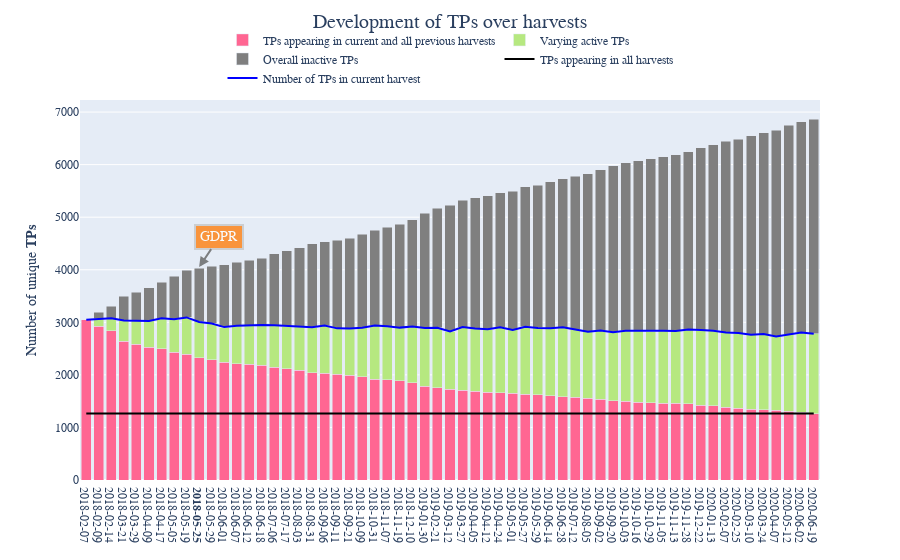

Notebook code for this chart:
### Code cell
# Create a lists
TPs_cat_2 = ['sum_same_active', 'active', 'sum_inactive']#, 'current_TPs'
TPs_cat_names = ['TPs appearing in current and all previous harvests', 
                 'Varying active TPs', 'Overall inactive TPs']
data = []

fig = make_subplots(specs=[[{"secondary_y": True}]])

# Choose a color palette
colors = ['#FF6692', '#B6E880', '#7F7F7F']
palette = cycle(colors)

# Create bars 
for i in range(len(TPs_cat_2)):
    data.append(go.Bar(name=TPs_cat_names[i], x=df_dates['date'], y=df_TPs[TPs_cat_2[i]],
                       marker_color=next(palette)))

data.append(go.Scatter(name='TPs appearing in all harvests', x=df_dates['date'], y=df_TPs['TPs_everywhere'],
                       marker_color='black'))

data.append(go.Scatter(name='Number of TPs in current harvest', x=df_dates['date'], y=df_TPs['current_TPs'],
                       marker_color='blue'))
    
# Initiate figure
fig = go.Figure(data)

# Make x-axis categorical
fig.update_xaxes(type='category')

# Use date values from DF for x-axis 
fig.update_xaxes(tickvals=df_dates['date'])

# Change the bar mode
fig.update_layout(barmode='stack')

# Add and center figure title, add legend, change font
fig.update_layout(
    title={
        'text': "Development of TPs over harvests<br>",
        'y':0.95,
        'x':0.5,
        'xanchor': 'center',
        'yanchor': 'top',
        'font':dict(size=20)},
    font=dict(
        family="Courier New, monospace",
    )
)

# Set y-axes titles
fig.update_yaxes(title_text="Number of unique <b>TPs</b>")

# Add annotation
fig.add_annotation(
        x=9,
        y=4050,
        xref="x",
        yref="y",
        text="GDPR",
        showarrow=True,
        font=dict(
            family="Courier New, monospace",
            size=14,
            color="#ffffff"
            ),
        align="center",
        arrowhead=2,
        arrowsize=1,
        arrowwidth=2,
        arrowcolor="#636363",
        ax=20,
        ay=-30,
        bordercolor="#c7c7c7",
        borderwidth=2,
        borderpad=4,
        bgcolor="#ff7f0e",
        opacity=0.8
        )

# Change legend location
fig.update_layout(legend=dict(
    orientation="h",
    yanchor="bottom",
    y=1.02,
    xanchor="center",
    x=0.5, 
    traceorder='normal'
))

# Set plot size - use when exporting
#fig.update_layout(
#    autosize=False,
#    width=1100,
#    height=600,
#    )


iplot(fig)

### Figure 1 — Plotly figure (JSON) as saved in the notebook; plotly's stock layout.template omitted (floating-point values rounded to 4 significant figures)
{"data": [{"marker": {"color": "#FF6692"}, "name": "TPs appearing in current and all previous harvests", "type": "bar", "x": ["2018-02-07", "2018-02-09", "2018-02-14", "2018-03-21", "2018-03-29", "2018-04-09", "2018-04-17", "2018-05-05", "2018-05-19", "<b>2018-05-25</b>", "2018-05-29", "2018-06-01", "2018-06-07", "2018-06-12", "2018-06-18", "2018-07-06", "2018-07-17", "2018-08-03", "2018-08-31", "2018-09-06", "2018-09-11", "2018-09-21", "2018-10-09", "2018-10-31", "2018-11-07", "2018-11-19", "2018-12-10", "2019-01-30", "2019-02-21", "2019-03-12", "2019-03-27", "2019-04-05", "2019-04-12", "2019-04-24", "2019-05-01", "2019-05-27", "2019-05-29", "2019-06-14", "2019-06-28", "2019-07-12", "2019-08-05", "2019-09-02", "2019-09-20", "2019-10-03", "2019-10-16", "2019-10-29", "2019-11-05", "2019-11-13", "2019-11-28", "2019-12-22", "2020-01-13", "2020-02-07", "2020-02-25", "2020-03-10", "2020-03-24", "2020-04-07", "2020-05-12", "2020-06-02", "2020-06-19"], "y": [3047, 2923, 2840, 2641, 2586, 2526, 2501, 2431, 2389, 2323, 2284, 2239, 2216, 2203, 2183, 2147, 2115, 2085, 2039, 2032, 2016, 1996, 1963, 1921, 1905, 1887, 1853, 1785, 1757, 1728, 1704, 1691, 1674, 1661, 1655, 1629, 1623, 1603, 1587, 1575, 1559, 1533, 1509, 1498, 1478, 1468, 1463, 1460, 1448, 1425, 1414, 1383, 1365, 1347, 1338, 1325, 1309, 1288, 1265]}, {"marker": {"color": "#B6E880"}, "name": "Varying active TPs", "type": "bar", "x": ["2018-02-07", "2018-02-09", "2018-02-14", "2018-03-21", "2018-03-29", "2018-04-09", "2018-04-17", "2018-05-05", "2018-05-19", "<b>2018-05-25</b>", "2018-05-29", "2018-06-01", "2018-06-07", "2018-06-12", "2018-06-18", "2018-07-06", "2018-07-17", "2018-08-03", "2018-08-31", "2018-09-06", "2018-09-11", "2018-09-21", "2018-10-09", "2018-10-31", "2018-11-07", "2018-11-19", "2018-12-10", "2019-01-30", "2019-02-21", "2019-03-12", "2019-03-27", "2019-04-05", "2019-04-12", "2019-04-24", "2019-05-01", "2019-05-27", "2019-05-29", "2019-06-14", "2019-06-28", "2019-07-12", "2019-08-05", "2019-09-02", "2019-09-20", "2019-10-03", "2019-10-16", "2019-10-29", "2019-11-05", "2019-11-13", "2019-11-28", "2019-12-22", "2020-01-13", "2020-02-07", "2020-02-25", "2020-03-10", "2020-03-24", "2020-04-07", "2020-05-12", "2020-06-02", "2020-06-19"], "y": [0, 143, 236, 395, 441, 501, 575, 628, 704, 684, 695, 670, 718, 743, 764, 798, 813, 826, 866, 907, 869, 884, 934, 1017, 1022, 1012, 1068, 1108, 1138, 1100, 1206, 1190, 1192, 1244, 1201, 1285, 1270, 1286, 1319, 1287, 1263, 1309, 1303, 1342, 1357, 1364, 1375, 1376, 1415, 1428, 1424, 1421, 1431, 1418, 1439, 1407, 1455, 1519, 1516]}, {"marker": {"color": "#7F7F7F"}, "name": "Overall inactive TPs", "type": "bar", "x": ["2018-02-07", "2018-02-09", "2018-02-14", "2018-03-21", "2018-03-29", "2018-04-09", "2018-04-17", "2018-05-05", "2018-05-19", "<b>2018-05-25</b>", "2018-05-29", "2018-06-01", "2018-06-07", "2018-06-12", "2018-06-18", "2018-07-06", "2018-07-17", "2018-08-03", "2018-08-31", "2018-09-06", "2018-09-11", "2018-09-21", "2018-10-09", "2018-10-31", "2018-11-07", "2018-11-19", "2018-12-10", "2019-01-30", "2019-02-21", "2019-03-12", "2019-03-27", "2019-04-05", "2019-04-12", "2019-04-24", "2019-05-01", "2019-05-27", "2019-05-29", "2019-06-14", "2019-06-28", "2019-07-12", "2019-08-05", "2019-09-02", "2019-09-20", "2019-10-03", "2019-10-16", "2019-10-29", "2019-11-05", "2019-11-13", "2019-11-28", "2019-12-22", "2020-01-13", "2020-02-07", "2020-02-25", "2020-03-10", "2020-03-24", "2020-04-07", "2020-05-12", "2020-06-02", "2020-06-19"], "y": [0, 124, 230, 457, 541, 631, 690, 817, 895, 1019, 1083, 1189, 1211, 1232, 1275, 1358, 1436, 1506, 1593, 1596, 1679, 1720, 1774, 1815, 1878, 1967, 2033, 2186, 2275, 2399, 2411, 2486, 2543, 2556, 2639, 2669, 2715, 2789, 2826, 2914, 3005, 3063, 3164, 3197, 3239, 3283, 3313, 3348, 3382, 3469, 3537, 3640, 3689, 3784, 3832, 3924, 3986, 4013, 4087]}, {"marker": {"color": "black"}, "name": "TPs appearing in all harvests", "type": "scatter", "x": ["2018-02-07", "2018-02-09", "2018-02-14", "2018-03-21", "2018-03-29", "2018-04-09", "2018-04-17", "2018-05-05", "2018-05-19", "<b>2018-05-25</b>", "2018-05-29", "2018-06-01", "2018-06-07", "2018-06-12", "2018-06-18", "2018-07-06", "2018-07-17", "2018-08-03", "2018-08-31", "2018-09-06", "2018-09-11", "2018-09-21", "2018-10-09", "2018-10-31", "2018-11-07", "2018-11-19", "2018-12-10", "2019-01-30", "2019-02-21", "2019-03-12", "2019-03-27", "2019-04-05", "2019-04-12", "2019-04-24", "2019-05-01", "2019-05-27", "2019-05-29", "2019-06-14", "2019-06-28", "2019-07-12", "2019-08-05", "2019-09-02", "2019-09-20", "2019-10-03", "2019-10-16", "2019-10-29", "2019-11-05", "2019-11-13", "2019-11-28", "2019-12-22", "2020-01-13", "2020-02-07", "2020-02-25", "2020-03-10", "2020-03-24", "2020-04-07", "2020-05-12", "2020-06-02", "2020-06-19"], "y": [1265, 1265, 1265, 1265, 1265, 1265, 1265, 1265, 1265, 1265, 1265, 1265, 1265, 1265, 1265, 1265, 1265, 1265, 1265, 1265, 1265, 1265, 1265, 1265, 1265, 1265, 1265, 1265, 1265, 1265, 1265, 1265, 1265, 1265, 1265, 1265, 1265, 1265, 1265, 1265, 1265, 1265, 1265, 1265, 1265, 1265, 1265, 1265, 1265, 1265, 1265, 1265, 1265, 1265, 1265, 1265, 1265, 1265, 1265]}, {"marker": {"color": "blue"}, "name": "Number of TPs in current harvest", "type": "scatter", "x": ["2018-02-07", "2018-02-09", "2018-02-14", "2018-03-21", "2018-03-29", "2018-04-09", "2018-04-17", "2018-05-05", "2018-05-19", "<b>2018-05-25</b>", "2018-05-29", "2018-06-01", "2018-06-07", "2018-06-12", "2018-06-18", "2018-07-06", "2018-07-17", "2018-08-03", "2018-08-31", "2018-09-06", "2018-09-11", "2018-09-21", "2018-10-09", "2018-10-31", "2018-11-07", "2018-11-19", "2018-12-10", "2019-01-30", "2019-02-21", "2019-03-12", "2019-03-27", "2019-04-05", "2019-04-12", "2019-04-24", "2019-05-01", "2019-05-27", "2019-05-29", "2019-06-14", "2019-06-28", "2019-07-12", "2019-08-05", "2019-09-02", "2019-09-20", "2019-10-03", "2019-10-16", "2019-10-29", "2019-11-05", "2019-11-13", "2019-11-28", "2019-12-22", "2020-01-13", "2020-02-07", "2020-02-25", "2020-03-10", "2020-03-24", "2020-04-07", "2020-05-12", "2020-06-02", "2020-06-19"], "y": [3047, 3066, 3076, 3036, 3027, 3027, 3076, 3059, 3093, 3007, 2979, 2909, 2934, 2946, 2947, 2945, 2928, 2911, 2905, 2939, 2885, 2880, 2897, 2938, 2927, 2899, 2921, 2893, 2895, 2828, 2910, 2881, 2866, 2905, 2856, 2914, 2893, 2889, 2906, 2862, 2822, 2842, 2812, 2840, 2835, 2832, 2838, 2836, 2863, 2853, 2838, 2804, 2796, 2765, 2777, 2732, 2764, 2807, 2781]}], "layout": {"annotations": [{"align": "center", "arrowcolor": "#636363", "arrowhead": 2, "arrowsize": 1, "arrowwidth": 2, "ax": 20, "ay": -30, "bgcolor": "#ff7f0e", "bordercolor": "#c7c7c7", "borderpad": 4, "borderwidth": 2, "font": {"color": "#ffffff", "family": "Courier New, monospace", "size": 14}, "opacity": 0.8, "showarrow": true, "text": "GDPR", "x": 9, "xref": "x", "y": 4050, "yref": "y"}], "barmode": "stack", "font": {"family": "Courier New, monospace"}, "legend": {"orientation": "h", "traceorder": "normal", "x": 0.5, "xanchor": "center", "y": 1.02, "yanchor": "bottom"}, "title": {"font": {"size": 20}, "text": "Development of TPs over harvests<br>", "x": 0.5, "xanchor": "center", "y": 0.95, "yanchor": "top"}, "xaxis": {"tickvals": ["2018-02-07", "2018-02-09", "2018-02-14", "2018-03-21", "2018-03-29", "2018-04-09", "2018-04-17", "2018-05-05", "2018-05-19", "<b>2018-05-25</b>", "2018-05-29", "2018-06-01", "2018-06-07", "2018-06-12", "2018-06-18", "2018-07-06", "2018-07-17", "2018-08-03", "2018-08-31", "2018-09-06", "2018-09-11", "2018-09-21", "2018-10-09", "2018-10-31", "2018-11-07", "2018-11-19", "2018-12-10", "2019-01-30", "2019-02-21", "2019-03-12", "2019-03-27", "2019-04-05", "2019-04-12", "2019-04-24", "2019-05-01", "2019-05-27", "2019-05-29", "2019-06-14", "2019-06-28", "2019-07-12", "2019-08-05", "2019-09-02", "2019-09-20", "2019-10-03", "2019-10-16", "2019-10-29", "2019-11-05", "2019-11-13", "2019-11-28", "2019-12-22", "2020-01-13", "2020-02-07", "2020-02-25", "2020-03-10", "2020-03-24", "2020-04-07", "2020-05-12", "2020-06-02", "2020-06-19"], "type": "category"}, "yaxis": {"title": {"text": "Number of unique <b>TPs</b>"}}}}
